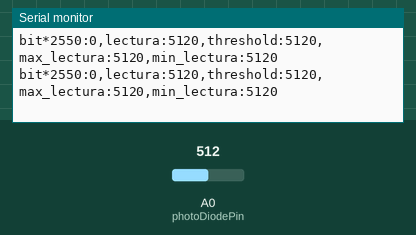
Bench run of a sketch on a simulated Arduino Uno, built with avr-gcc and run on an emulated ATmega328P. Shown: the last lines printed to the serial monitor. The inputs (shaded band) are chosen by the test bench; at power-on: A0 (photoDiodePin) = 512.

Above: at 1.2 s.
1.3 s: A0 (photoDiodePin) set to 526
At 1.8 s:
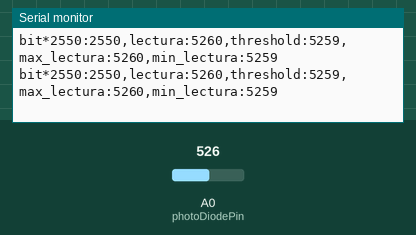
4.3 s: A0 (photoDiodePin) set to 0
At 5.0 s:
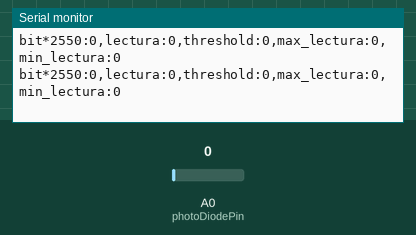
7.3 s: A0 (photoDiodePin) set to 122
At 8.1 s:
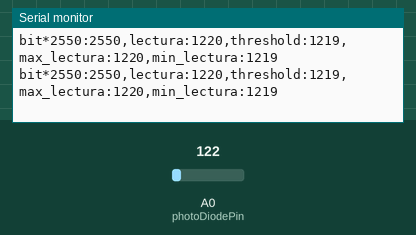
10.3 s: A0 (photoDiodePin) set to 1023
At 11.1 s:
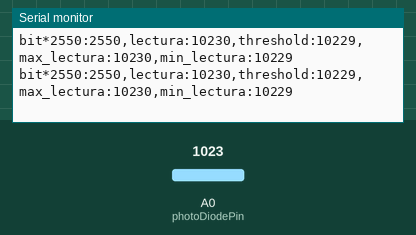
13.3 s: A0 (photoDiodePin) set to 900
At 13.9 s:
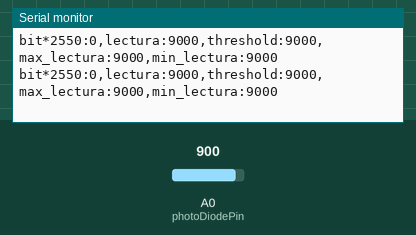
Timing chart, 0 to 15.6 s (numbered marks = the images above; inputs shaded):
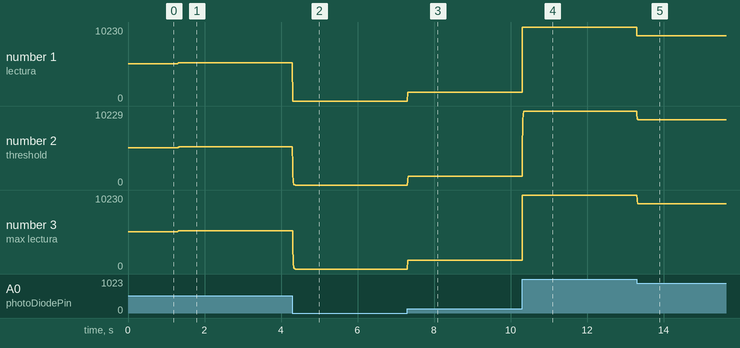

Measured:
- after the input at 1.3 s, the serial monitor: prints a new line at once (image 1)
- after the input at 4.3 s, the serial monitor: prints a new line at once (image 2)
- after the input at 7.3 s, the serial monitor: prints a new line at once (image 3)
- after the input at 10.3 s, the serial monitor: prints a new line at once (image 4)
- after the input at 13.3 s, the serial monitor: prints a new line at once (image 5)
- plotted number 1: 5120 → 5260 after the input at 1.3 s, 0 → 1220 after the input at 7.3 s, 1220 → 10230 after the input at 10.3 s, 10230 → 9000 after the input at 13.3 s
- plotted number 2: 5120 → 5259 after the input at 1.3 s, 0 → 1219 after the input at 7.3 s, 1219 → 10229 after the input at 10.3 s, 10229 → 9000 after the input at 13.3 s
- plotted number 3: 5120 → 5260 after the input at 1.3 s, 0 → 1220 after the input at 7.3 s, 1220 → 10230 after the input at 10.3 s, 10230 → 9000 after the input at 13.3 s

The sketch:

receptor.ino
```cpp
#define photoDiodePin A0 // Pin donde se conecta el fotodiodo
// Generalmente, debería usar "unsigned long" para variables que contienen tiempo
// El valor será rápidamente demasiado grande para ser almacenado en un int
unsigned long previousMillis = 0;  // almacenará la última vez que se actualizó el LED
const long fs = 20000;
const long interval = 500/fs;  // intervalo de parpadeo (milisegundos)
int lectura; int bit;

int max_lectura = 0;
int min_lectura = 10230;

int threshold = 150; // Umbral ajustable para la luz

void setup() {
  Serial.begin(115200); // Inicializa la comunicación serial
}

void loop() {
  unsigned long currentMillis = millis();

  if (currentMillis - previousMillis >= interval) {
    previousMillis = currentMillis; // guardar la última vez que parpadeó el LED

    lectura = analogRead(photoDiodePin)*10; // Lee el valor analógico del fotodiodo
    if (lectura > max_lectura) { max_lectura = lectura; }
    if (lectura < min_lectura) { min_lectura = lectura; }

    threshold = (max_lectura + min_lectura)/2;
    if (lectura > threshold) { bit = 1; } else { bit = 0; }
    Serial.print("bit*2550:");
    Serial.print("");
    Serial.print(bit*2550);
    Serial.print(",");
    Serial.print("lectura:");
    Serial.print("");
    Serial.print(lectura);
    Serial.print(",");
    Serial.print("threshold:");
    Serial.print("");
    Serial.print(threshold);
    Serial.print(",");
    Serial.print("max_lectura:");
    Serial.print("");
    Serial.print(max_lectura);
    Serial.print(",");
    Serial.print("min_lectura:");
    Serial.print("");
    Serial.println(min_lectura);
    max_lectura = threshold;
    min_lectura = threshold;
  }
}
```
